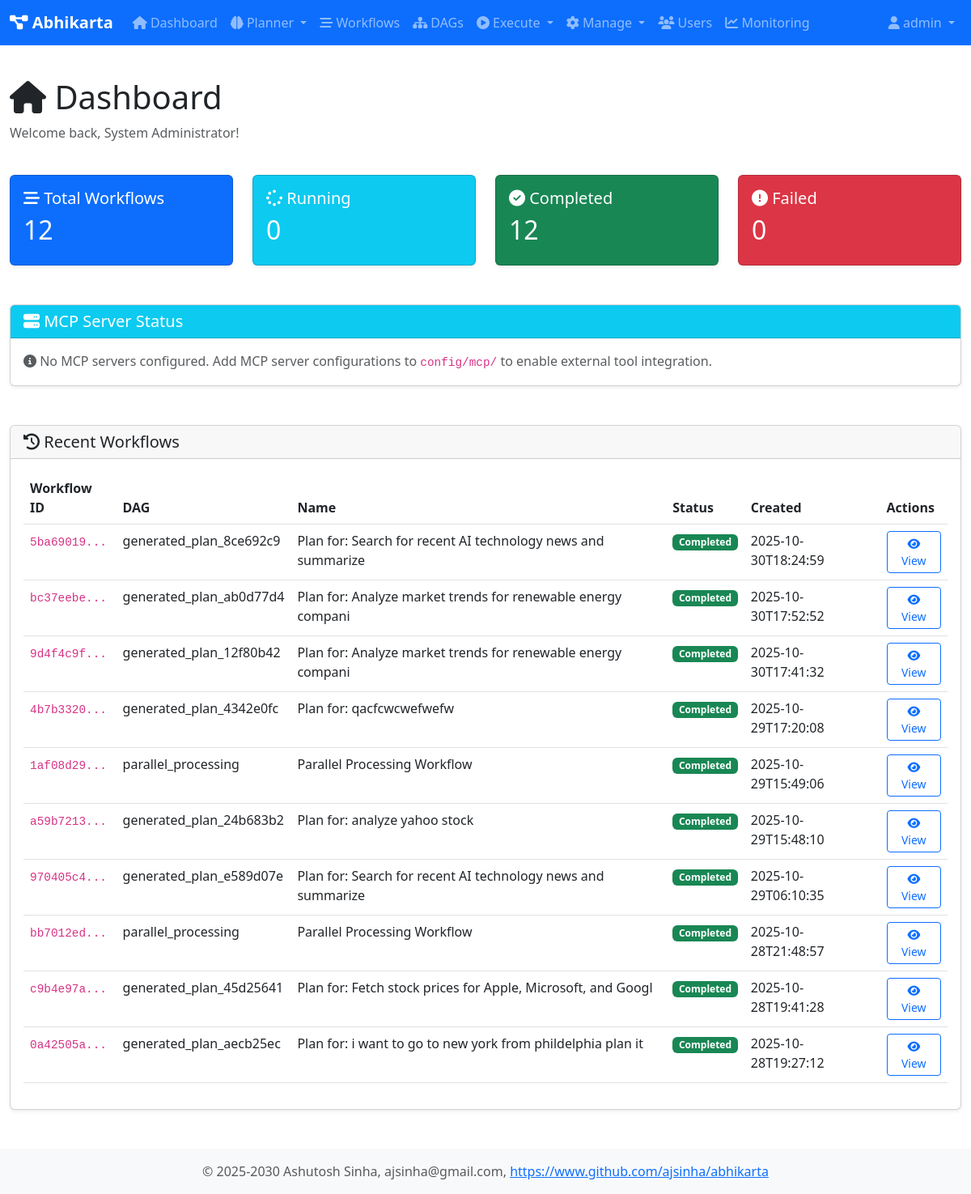
Screenshot of /dashboard (signed in) with the database file from the repository.
### tables this page shows
CREATE TABLE workflows (
                workflow_id TEXT PRIMARY KEY,
                dag_id TEXT NOT NULL,
                session_id TEXT,
                name TEXT,
                description TEXT,
                status TEXT DEFAULT 'pending',
                created_at TEXT DEFAULT CURRENT_TIMESTAMP,
                started_at TEXT,
                completed_at TEXT,
                created_by TEXT,
                graph_json TEXT,
                result TEXT,
                error TEXT
            );

### web/app1.py (the view)
@app.route('/dashboard')
@login_required
def dashboard():
    user = user_registry.get_user(session['user_id'])
    db = get_db()
    total_workflows = db.fetchone("SELECT COUNT(*) as count FROM workflows")['count']
    running_workflows = db.fetchone("SELECT COUNT(*) as count FROM workflows WHERE status = 'running'")['count']
    completed_workflows = db.fetchone("SELECT COUNT(*) as count FROM workflows WHERE status = 'completed'")['count']
    failed_workflows = db.fetchone("SELECT COUNT(*) as count FROM workflows WHERE status = 'failed'")['count']
    recent_workflows = db.fetchall(
        "SELECT * FROM workflows ORDER BY created_at DESC LIMIT 10"
    )
    pending_hitl = orchestrator.get_pending_hitl_requests()
    mcp_servers = tool_registry.get_mcp_servers_status()
    return render_template('dashboard.html',
                         user=user,
                         total_workflows=total_workflows,
                         running_workflows=running_workflows,
                         completed_workflows=completed_workflows,
                         failed_workflows=failed_workflows,
                         recent_workflows=recent_workflows,
                         pending_hitl=len(pending_hitl),
                         mcp_servers=mcp_servers)

### core/user_registry.py (called while the page is built)
    def is_admin(self) -> bool:
        return self.role == 'admin'

    def get_user(self, user_id: str) -> Optional[User]:
        return self._users.get(user_id)

### db/database.py (called while the page is built)
def get_db() -> Database:
    global _db_instance
    if _db_instance is None:
        _db_instance = Database(db_type='sqlite', db_path='/home/ashutosh/PycharmProjects/abhikarta/data/abhikarta.db')
        _db_instance.initialize_schema()
    return _db_instance

    @contextmanager
    def get_connection(self):
        conn = None
        try:
            if self.db_type == 'sqlite':
                conn = sqlite3.connect(self.db_path)
                conn.row_factory = sqlite3.Row
            elif self.db_type == 'postgresql':
                import psycopg2
                import psycopg2.extras
                conn = psycopg2.connect(**self.pg_params)
                conn.cursor_factory = psycopg2.extras.RealDictCursor
            yield conn
            conn.commit()
        except Exception as e:
            if conn:
                conn.rollback()
            raise e
        finally:
            if conn:
                conn.close()

    def fetchone(self, query: str, params: Tuple = ()) -> Optional[Dict[str, Any]]:
        with self.get_connection() as conn:
            cursor = conn.cursor()
            cursor.execute(query, params)
            row = cursor.fetchone()
            return dict(row) if row else None

    def fetchall(self, query: str, params: Tuple = ()) -> List[Dict[str, Any]]:
        with self.get_connection() as conn:
            cursor = conn.cursor()
            cursor.execute(query, params)
            rows = cursor.fetchall()
            return [dict(row) for row in rows]

### tools/tool_registry.py (called while the page is built, shortened)
    def get_mcp_servers_status(self) -> List[Dict[str, Any]]:
        import time
        mcp_servers = []
        if not os.path.exists(self._mcp_config_dir):
            return mcp_servers

### web/app1.py (called while the page is built)
def login_required(f):
    @wraps(f)
    def decorated_function(*args, **kwargs):
        if 'user_id' not in session:
            return redirect(url_for('login'))
        return f(*args, **kwargs)
    return decorated_function

### web/templates/dashboard.html (shortened to what this page needs)
{% extends "base.html" %}
{% block content %}
<div class="row mb-4">
    <div class="col">
        <h1><i class="fas fa-home"></i> Dashboard</h1>
        <p class="text-muted">Welcome back, {{ user.full_name }}!</p>
    </div>
</div>
<div class="row mb-4">
    <div class="col-md-3">
        <div class="card text-white bg-primary">
            <div class="card-body">
                <h5 class="card-title"><i class="fas fa-stream"></i> Total Workflows</h5>
                <h2>{{ total_workflows }}</h2>
            </div>
        </div>
    </div>
    <div class="col-md-3">
        <div class="card text-white bg-info">
            <div class="card-body">
                <h5 class="card-title"><i class="fas fa-spinner"></i> Running</h5>
                <h2>{{ running_workflows }}</h2>
            </div>
        </div>
    </div>
    <div class="col-md-3">
        <div class="card text-white bg-success">
            <div class="card-body">
                <h5 class="card-title"><i class="fas fa-check-circle"></i> Completed</h5>
                <h2>{{ completed_workflows }}</h2>
            </div>
        </div>
    </div>
    <div class="col-md-3">
        <div class="card text-white bg-danger">
            <div class="card-body">
                <h5 class="card-title"><i class="fas fa-exclamation-circle"></i> Failed</h5>
                <h2>{{ failed_workflows }}</h2>
            </div>
        </div>
    </div>
</div>
<div class="row mb-4">
    <div class="col-12">
        <div class="card">
            <div class="card-header bg-info text-white">
                <h5 class="mb-0"><i class="fas fa-server"></i> MCP Server Status</h5>
            </div>
            <div class="card-body">
                {% if mcp_servers %}
                <div class="row">
                    {% for server in mcp_servers %}
                    <div class="col-md-4 mb-3">
                        <div class="card border-{{ 'success' if server.status == 'online' else 'danger' }}">
                            <div class="card-body">
                                <div class="d-flex justify-content-between align-items-center mb-2">
                                    <h6 class="mb-0"><i class="fas fa-cube"></i> {{ server.name }}</h6>
                                    {% if server.status == 'online' %}
                                        <span class="badge bg-success"><i class="fas fa-check-circle"></i> Online</span>
                                    {% else %}
                                        <span class="badge bg-danger"><i class="fas fa-times-circle"></i> Offline</span>
                                    {% endif %}
                                </div>
                                <p class="small text-muted mb-2">
                                    <i class="fas fa-link"></i> {{ server.url }}
                                </p>
                                <div class="small">
                                    <strong>Tools:</strong> {{ server.tool_count }}
                                    {% if server.status == 'online' %}
                                        <br><strong>Response Time:</strong> {{ server.response_time }}ms
                                    {% endif %}
                                </div>
                            </div>
                        </div>
                    </div>
                    {% endfor %}
                </div>
                <div class="text-end">
                    <button class="btn btn-sm btn-outline-secondary" onclick="refreshMCPStatus()">
                        <i class="fas fa-sync-alt"></i> Refresh Status
                    </button>
                </div>
                {% else %}
                <p class="text-muted mb-0">
                    <i class="fas fa-info-circle"></i> No MCP servers configured.
                    Add MCP server configurations to <code>config/mcp/</code> to enable external tool integration.
                </p>
                {% endif %}
            </div>
        </div>
    </div>
</div>
<div class="row">
    <div class="col-12">
        <div class="card">
            <div class="card-header">
                <h5 class="mb-0"><i class="fas fa-history"></i> Recent Workflows</h5>
            </div>
            <div class="card-body">
                {% if recent_workflows %}
                <div class="table-responsive">
                    <table class="table table-hover">
                        <thead>
                            <tr>
                                <th>Workflow ID</th>
                                <th>DAG</th>
                                <th>Name</th>
                                <th>Status</th>
                                <th>Created</th>
                                <th>Actions</th>
                            </tr>
                        </thead>
                        <tbody>
                            {% for workflow in recent_workflows %}
                            <tr>
                                <td><code>{{ workflow.workflow_id[:8] }}...</code></td>
                                <td>{{ workflow.dag_id }}</td>
                                <td>{{ workflow.name or 'N/A' }}</td>
                                <td>
                                    {% if workflow.status == 'running' %}
                                        <span class="badge bg-info">Running</span>
                                    {% elif workflow.status == 'completed' %}
                                        <span class="badge bg-success">Completed</span>
                                    {% elif workflow.status == 'failed' %}
                                        <span class="badge bg-danger">Failed</span>
                                    {% else %}
                                        <span class="badge bg-secondary">{{ workflow.status }}</span>
                                    {% endif %}
                                </td>
                                <td>{{ workflow.created_at[:19] }}</td>
                                <td>
                                    <a href="{{ url_for('workflow_detail', workflow_id=workflow.workflow_id) }}"
                                       class="btn btn-sm btn-outline-primary">
                                        <i class="fas fa-eye"></i> View
                                    </a>
                                </td>
                            </tr>
                            {% endfor %}
                        </tbody>
                    </table>
                </div>
                {% else %}
                <p class="text-muted">No workflows yet. <a href="{{ url_for('dags') }}">Execute a DAG</a> to get started.</p>
                {% endif %}
            </div>
        </div>
    </div>
</div>
{% endblock %}

### web/templates/base.html (shortened to what this page needs)
<!DOCTYPE html>
<html lang="en">
<head>
    <link href="https://cdn.jsdelivr.net/npm/bootstrap@5.3.0/dist/css/bootstrap.min.css" rel="stylesheet">
    <link rel="stylesheet" href="https://cdnjs.cloudflare.com/ajax/libs/font-awesome/6.4.0/css/all.min.css">
    <link href="{{ url_for('static', filename='css/style.css') }}" rel="stylesheet">
</head>
<body>
    {% if user %}
    <nav class="navbar navbar-expand-lg navbar-dark bg-primary">
        <div class="container-fluid">
            <a class="navbar-brand" href="{{ url_for('dashboard') }}">
                <i class="fas fa-project-diagram"></i> Abhikarta
            </a>
            <div class="collapse navbar-collapse" id="navbarNav">
                <ul class="navbar-nav me-auto">
                    <li class="nav-item">
                        <a class="nav-link" href="{{ url_for('dashboard') }}">
                            <i class="fas fa-home"></i> Dashboard
                        </a>
                    </li>
                    <li class="nav-item dropdown">
                        <a class="nav-link dropdown-toggle" href="#" id="plannerDropdown" role="button" data-bs-toggle="dropdown">
                            <i class="fas fa-brain"></i> Planner
                        </a>
                    </li>
                    <li class="nav-item">
                        <a class="nav-link" href="{{ url_for('workflows') }}">
                            <i class="fas fa-stream"></i> Workflows
                        </a>
                    </li>
                    <li class="nav-item">
                        <a class="nav-link" href="{{ url_for('dags') }}">
                            <i class="fas fa-sitemap"></i> DAGs
                        </a>
                    </li>
                    <li class="nav-item dropdown">
                        <a class="nav-link dropdown-toggle" href="#" id="executeDropdown" role="button" data-bs-toggle="dropdown">
                            <i class="fas fa-play-circle"></i> Execute
                        </a>
                    </li>
                    <li class="nav-item dropdown">
                        <a class="nav-link dropdown-toggle" href="#" id="manageDropdown" role="button" data-bs-toggle="dropdown">
                            <i class="fas fa-cog"></i> Manage
                        </a>
                    </li>
                    {% if user.is_admin() %}
                    <li class="nav-item">
                        <a class="nav-link" href="{{ url_for('users') }}">
                            <i class="fas fa-users"></i> Users
                        </a>
                    </li>
                    <li class="nav-item">
                        <a class="nav-link" href="{{ url_for('monitoring_dashboard') }}">
                            <i class="fas fa-chart-line"></i> Monitoring
                        </a>
                    </li>
                    {% endif %}
                </ul>
                <ul class="navbar-nav">
                    <li class="nav-item dropdown">
                        <a class="nav-link dropdown-toggle" href="#" id="userDropdown" role="button" data-bs-toggle="dropdown">
                            <i class="fas fa-user"></i> {{ user.username }}
                        </a>
                    </li>
                </ul>
            </div>
        </div>
    </nav>
    {% endif %}
    <main class="container-fluid py-4">
        {% block content %}{% endblock %}
    </main>
    <footer class="footer mt-auto py-3 bg-light">
        <div class="container text-center">
            <span class="text-muted">© 2025-2030 Ashutosh Sinha, ajsinha@gmail.com,
                <a href="https://www.github.com/ajsinha/abhikarta" target="_blank">https://www.github.com/ajsinha/abhikarta</a>
            </span>
        </div>
    </footer>
</body>
</html>

### web/static/css/style.css (style rules this page uses)
body { min-height: 100vh; display: flex; flex-direction: column; }
main { flex: 1; }
.footer { margin-top: auto; }
.card { margin-bottom: 1.5rem; box-shadow: 0 0.125rem 0.25rem rgba(0,0,0,.075); }
code { font-size: 90%; }
.navbar-brand { font-weight: bold; }

### rows the page displays
workflows: workflow_id "5ba69019", dag_id "generated_plan_8ce692c9", name "Plan for: Search for recent AI technology news and summarize", status "Completed", created_at "2025-10-30T18:24:59"
workflows: workflow_id "bc37eebe", dag_id "generated_plan_ab0d77d4", name "Plan for: Analyze market trends for renewable energy compani", status "Completed", created_at "2025-10-30T17:52:52"
workflows: workflow_id "9d4f4c9f", dag_id "generated_plan_12f80b42", name "Plan for: Analyze market trends for renewable energy compani", status "Completed", created_at "2025-10-30T17:41:32"
workflows: workflow_id "4b7b3320", dag_id "generated_plan_4342e0fc", name "Plan for: qacfcwcwefwefw", status "Completed", created_at "2025-10-29T17:20:08"
workflows: workflow_id "1af08d29", dag_id "parallel_processing", name "Parallel Processing Workflow", status "Completed", created_at "2025-10-29T15:49:06"
workflows: workflow_id "a59b7213", dag_id "generated_plan_24b683b2", name "Plan for: analyze yahoo stock", status "Completed", created_at "2025-10-29T15:48:10"
workflows: workflow_id "970405c4", dag_id "generated_plan_e589d07e", name "Plan for: Search for recent AI technology news and summarize", status "Completed", created_at "2025-10-29T06:10:35"
workflows: workflow_id "bb7012ed", dag_id "parallel_processing", name "Parallel Processing Workflow", status "Completed", created_at "2025-10-28T21:48:57"
workflows: workflow_id "c9b4e97a", dag_id "generated_plan_45d25641", name "Plan for: Fetch stock prices for Apple, Microsoft, and Googl", status "Completed", created_at "2025-10-28T19:41:28"
workflows: workflow_id "0a42505a", dag_id "generated_plan_aecb25ec", name "Plan for: i want to go to new york from phildelphia plan it", status "Completed", created_at "2025-10-28T19:27:12"

### other values shown
{{ user.username }} "admin"
{{ user.full_name }} "System Administrator"
{{ total_workflows }} "12"
{{ running_workflows }} "0"
{{ completed_workflows }} "12"
{{ failed_workflows }} "0"
